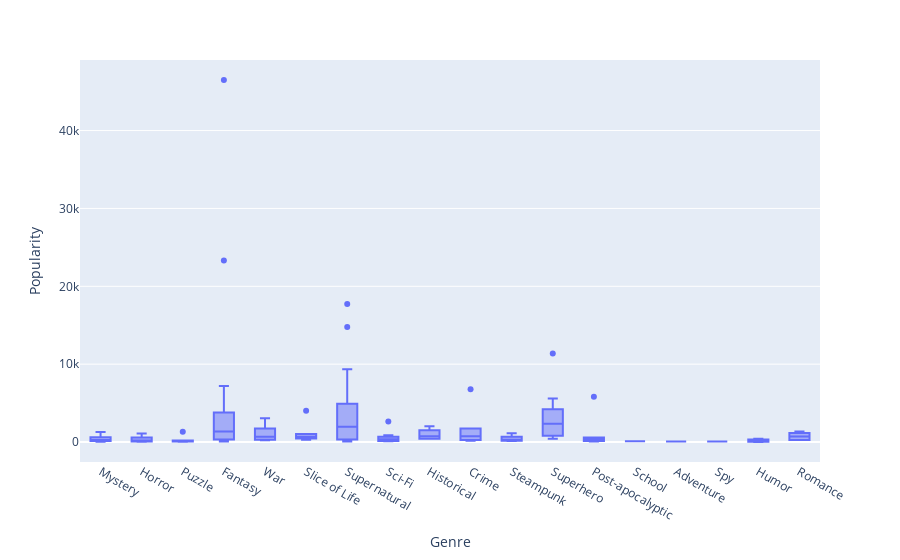

Write notebook code for a chart like this one.
### Code cell
#Let's do a box plot with error bars...
px.box(data_clean, x='Genre', y='Popularity', hover_data=['HG Story Title'])

### Figure 1 — Plotly figure (JSON) as saved in the notebook; plotly's stock layout.template omitted (floating-point values rounded to 4 significant figures; data arrays with more than 128 entries replaced by an {"elided": "..."} marker saying what was removed)
{"data": [{"alignmentgroup": "True", "customdata": {"elided": "158x1 str values"}, "hovertemplate": "Genre=%{x}<br>Popularity=%{y}<br>HG Story Title=%{customdata[0]}<extra></extra>", "legendgroup": "", "marker": {"color": "#636efa"}, "name": "", "notched": false, "offsetgroup": "", "orientation": "v", "showlegend": false, "type": "box", "x": {"elided": "158 str values"}, "x0": " ", "xaxis": "x", "y": {"elided": "158 int values"}, "y0": " ", "yaxis": "y"}], "layout": {"autosize": true, "boxmode": "group", "legend": {"tracegroupgap": 0}, "margin": {"t": 60}, "xaxis": {"anchor": "y", "autorange": true, "domain": [0, 1], "range": [-0.5, 17.5], "title": {"text": "Genre"}, "type": "category"}, "yaxis": {"anchor": "x", "autorange": true, "domain": [0, 1], "range": [-2563.0, 49060.0], "title": {"text": "Popularity"}, "type": "linear"}}}
